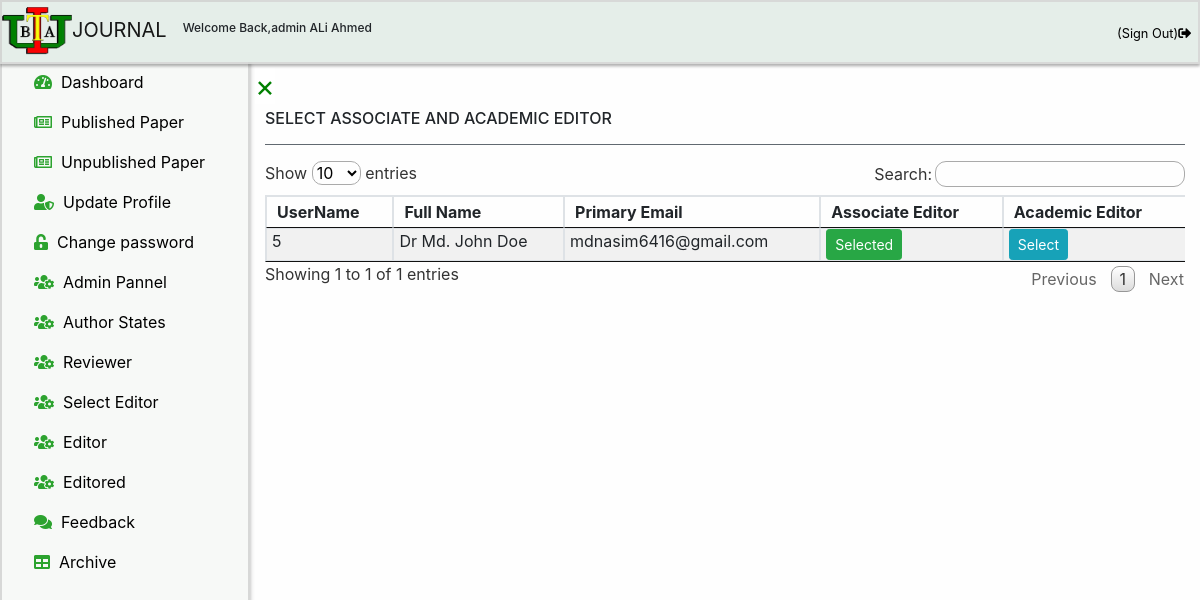
Before: /admin/selecteditor.php (signed in) with the older database file.
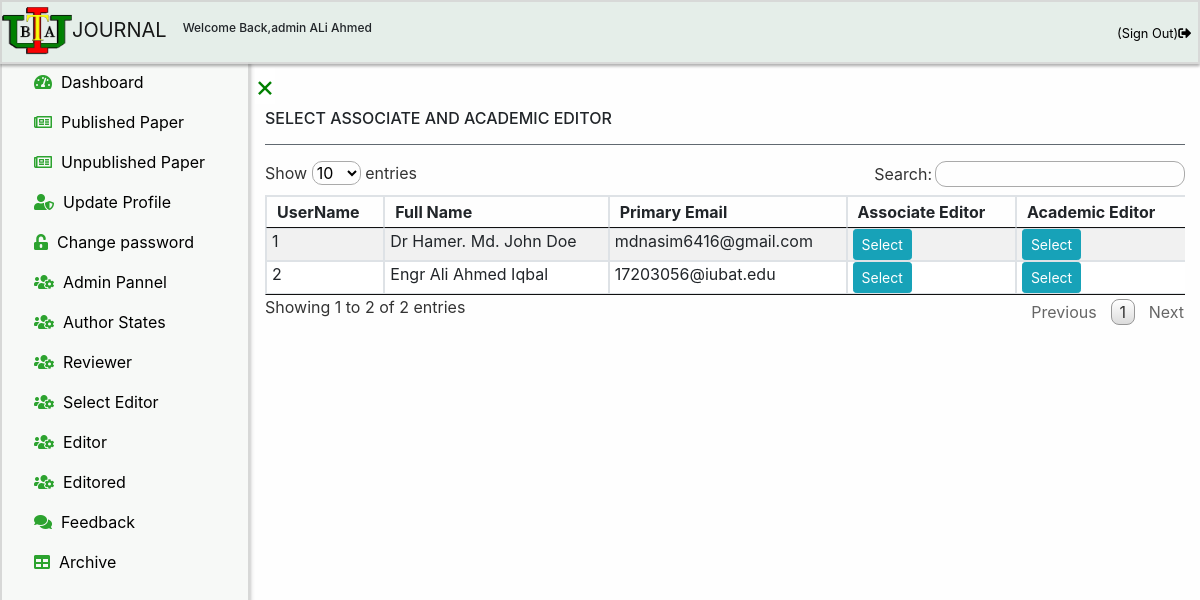
After: the same page with the newer database file.
### tables this page shows
CREATE TABLE `author` (
  `id` int(11) NOT NULL,
  `username` varchar(100) NOT NULL,
  `title` varchar(100) NOT NULL,
  `firstname` varchar(100) NOT NULL,
  `middlename` varchar(100) DEFAULT NULL,
  `lastname` varchar(100) NOT NULL,
  `primaryemail` varchar(100) NOT NULL,
  `primaryemailcc` varchar(100) NOT NULL,
  `secondaryemail` varchar(100) NOT NULL,
  `secondaryemailcc` varchar(100) NOT NULL,
  `password` varchar(100) NOT NULL,
  `contact` varchar(100) NOT NULL,
  `address` varchar(100) NOT NULL,
  `registrationtime` timestamp NOT NULL DEFAULT current_timestamp(),
  `reviewerselection` int(11) DEFAULT NULL,
  `validation_code` varchar(255) NOT NULL,
  `activation` int(11) DEFAULT NULL,
  `associateeditor` int(100) DEFAULT NULL,
  `academiceditor` int(100) DEFAULT NULL
);

### admin/selecteditor.php (the view, shortened to what this page needs)
<?php
include('../link/config.php');
if(strlen($_SESSION['alogin'])=="")
    {
    header("Location: ../adminlogin");
    }
    else
    {
     $editoremail = $_SESSION["email"];
     $sql = "SELECT admin.id,admin.fullname,admin.password,admin.contact FROM admin WHERE email='$editoremail'";
     $query = $dbh->prepare($sql);
     $query->execute();
     if($query->rowCount() > 0)
     {
?>
<!DOCTYPE html>
<html lang="en">
<head>
    <link rel="stylesheet" href="../css/bootstrap.min.css">
    <link rel="stylesheet" href="../css/jquery.dataTables.min.css">
    <link rel="stylesheet" href="../css/index.css">
    <link rel="stylesheet" href="../css/fontawesome.v5.3.1.all.css">
</head>
<body>
<div class="sticky-top header-floating">
<?php
include 'header.php';
?>
</div>
<div id="mySidebar" class="sidebar">
  <?php
  include 'sidebar.php';
  ?>
</div>
<div id="main">
<a href="javascript:void(0)" class="closebtn" id="closesignof" onclick="closeNav()">×</a>
<div class="container">
  <h6>SELECT ASSOCIATE AND ACADEMIC EDITOR</h6>
  <hr class="bg-secondary" >
  <div class="table-responsive table-responsive-lg table-responsize-xl table-responsive-sm">
<table  id="dtBasicExample" class="table table-striped table-bordered table-hover"  cellspacing="0">
<thead>
        <tr>
            <th >UserName</th>
            <th >Full Name</th>
            <th >Primary Email</th>
            <th>Associate Editor</th>
            <th >Academic Editor</th>
        </tr>
</thead>
<tbody id="myTable-admin">
<?php $sql = "SELECT author.id,author.username,author.title,author.firstname,author.middlename,author.lastname,author.primaryemail,author.primaryemailcc,author.secondaryemail,author.secondaryemailcc,author.contact,author.address,author.registrationtime,author.reviewerselection,author.associateeditor,author.academiceditor from author ";
$query = $dbh->prepare($sql);
$query->execute();
$results=$query->fetchAll(PDO::FETCH_OBJ);
$cnt=1;
if($query->rowCount() > 0)
{
foreach($results as $result)
{
    $title = htmlentities($result->title);
    $firstname = htmlentities($result->firstname);
    $middlename = htmlentities($result->middlename);
    $lastname = htmlentities($result->lastname);
    $fullname = $title.' '.$firstname.' '.$middlename.' '.$lastname;
    $associateeditor = htmlentities($result->associateeditor);
    $academiceditor = htmlentities($result->academiceditor);
    ?>
<tr>
<td class="result-color1"><?php echo htmlentities($result->id);?></td>
            <td ><?php echo $fullname ;?></td>
            <td ><?php echo htmlentities($result->primaryemail);?></td>
            <td>
            <?php if ($associateeditor==1) {
              echo "<b class='btn btn-sm btn-success text-white'>Selected</b>";
             } else { ?>
            <form method="post">
            <button type="submit" name="select-associateeditor" class="btn btn-info btn-sm">Select</button>
            </form>
            <?php  } ?>
            </td>
            <td>
            <?php if ($academiceditor==1) {
              echo "<b class='btn btn-sm btn-success text-white'>Selected</b>";
             } else { ?>
           <form method="post">
            <button type="submit" name="select-academiceditor" class="btn btn-info btn-sm">Select</button>
            </form>
            <?php  } ?>
            </td>
</tr>
<?php $cnt=$cnt+1;}} ?>
    </tbody>
</table>
</div>
</div>
</div>
</body>
</html>
<?php
}
else {
  echo "<script>alert('You are not a Chief Editor.Try to log in as a Chief Editor');</script>";
  header("refresh:0;url=../adminlogin");
}
}
?>

### admin/header.php (shortened to what this page needs)
<?php
include('../link/config.php');
if(strlen($_SESSION['alogin'])=="")
    {
    header("Location:../adminlogin");
    } else {
      $adminemail = $_SESSION["email"];
       $sql = "SELECT admin.id,admin.fullname,admin.password,admin.contact FROM admin WHERE email='$adminemail'";
      $query = $dbh->prepare($sql);
      $query->execute();
      $results=$query->fetchAll(PDO::FETCH_OBJ);
      if($query->rowCount() > 0)
      {
        foreach($results as $result) {
?>
<!DOCTYPE html>
<html lang="en">
<head>
    <link rel="stylesheet" href="../css/heading.css">
    <link rel="stylesheet" href="../css/bootstrap.min.css">
    <link rel="stylesheet" href="https://use.fontawesome.com/releases/v5.3.1/css/all.css">
</head>
<body>
<nav class="navbar nav-class navbar-expand-lg navbar-light">
  <a class="navbar-brand" href="dashboard"><img src="../images/Iubat-logo.png">JOURNAL</a>
  <h6 style="font-size:12px;">Welcome Back,<?php  echo htmlentities($result->fullname);  } ?></h6>
  <div class="collapse navbar-collapse" id="navbarSupportedContent">
    <ul class="navbar-nav ml-auto ul-nav">
        <li class="nav-item active" >
        <span class="navbar-text"><a class="nav-link" href="logout" onclick="return confirm('Are you sure you want Logging out the system?');" title = "Sign Out"><small>(Sign Out)</small><i class="fas fa-sign-out-alt"></i></a></span>
        </li>
        </ul>
  </div>
</nav>
</body>
</html>
    <?php }
    else {
      echo "<script>alert('You are not an Editor.Try to log in as an Editor');</script>";
      header("refresh:0;url=../adminlogin");
    }
   }?>

Changed rows visible on the page:
removed author: id "5", fullname "Dr Md. John Doe", primaryemail "mdnasim6416@gmail.com", associateeditor "Selected"
added author: id "1", fullname "Dr Hamer. Md. John Doe", primaryemail "mdnasim6416@gmail.com"
added author: id "2", fullname "Engr Ali Ahmed Iqbal", primaryemail "17203056@iubat.edu"
Other visible differences:
text written by a page script: "Show entries Search: Showing 1 to 1 of 1 entries Previous 1 Next" → "Show entries Search: Showing 1 to 2 of 2 entries Previous 1 Next"
